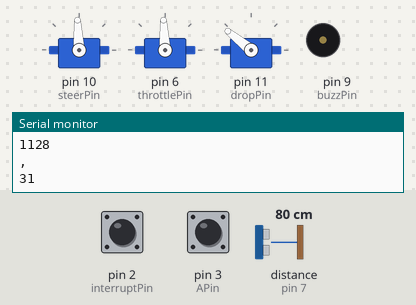
Simulated run of this sketch. Board: Arduino Uno, built with avr-gcc and run on an emulated ATmega328P. Shown: 3 × servo, buzzer (waves = sounding, pin HIGH), the last lines printed to the serial monitor. Wiring (inferred from the names in the program): ultrasonic range finder: trigger pin 4; echo pin 7. The test bench sets the inputs (shaded band); at power-on: pin 2 (interruptPin) HIGH, distance to the obstacle (sensor on pin 7) 80 cm, pin 3 (APin) HIGH. The echo pulse lasts 58.3 µs per cm; pins used as bus, display or sensor lines are not drawn.

Above: at 1.2 s.
1.3 s: pin 2 (interruptPin) pulled LOW for 0.15 s
At 2.4 s:
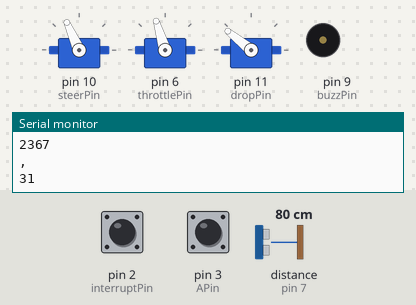
2.9 s: distance to the obstacle (sensor on pin 7) set to 2 cm
At 3.6 s:
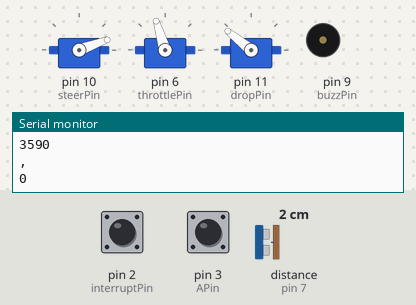
4.4 s: distance to the obstacle (sensor on pin 7) set to 18 cm
At 4.8 s:
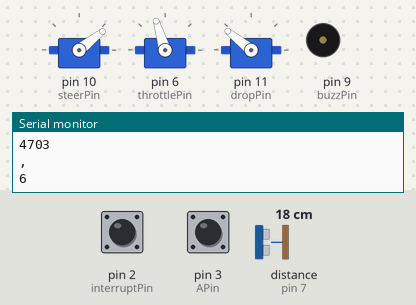
7.4 s: pin 2 (interruptPin) pulled LOW for 1 s
At 8.1 s:
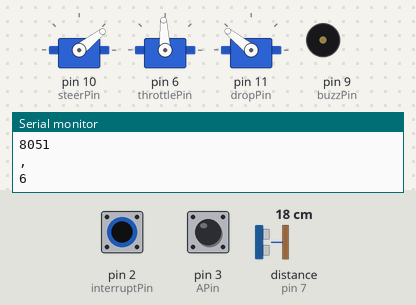
9.9 s: pin 2 (interruptPin) pulled LOW for 3.2 s
At 9.99 s:
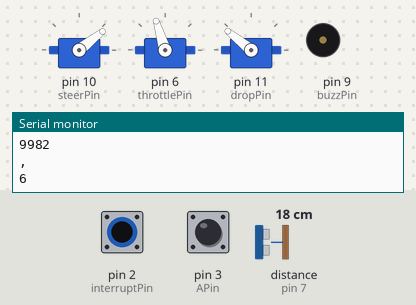
14.6 s: distance to the obstacle (sensor on pin 7) set to 60 cm
At 14.9 s:
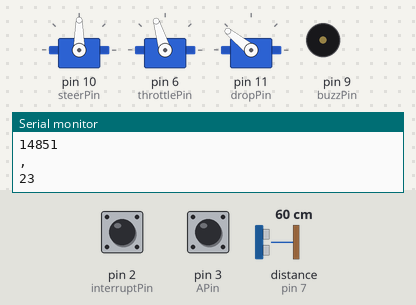
Timing chart, 0 to 17.1 s (numbered marks = the images above; inputs shaded):
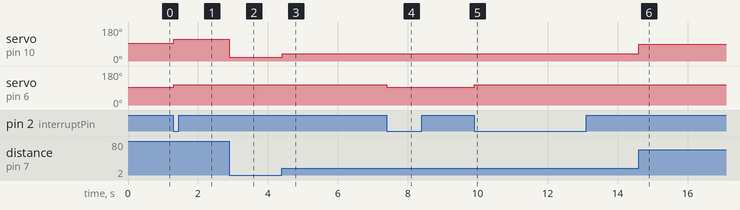

The sketch:

Project3Final-1.ino
```cpp
#include <Servo.h>
Servo steer;  // create servo object to control a servo
Servo throttle;
const int speedCount = 1650; //speed of throttle in ms

Servo drop;
//open and closed positions for the ball drop switch
const int openPos = 1000;
const int closePos = 2000;

// Define PINS
const int interruptPin = 2; //input
const int steerPin = 10; //output
const int throttlePin = 6; //output
const int dropPin = 11; //output
const int buzzPin = 9; //PWM output
//encoder pins
const int APin = 3; //must be an interrupt pin 2 or 3
const int BPin = 8;
//ultrasonic sensor pins
const int trigPin = 4;
const int echoPin = 7; //digital input

// Define PROPORTIONAL CONTROL variables
const float setpointDist = 24.0;
const float K_p = 1.5; //proportional gain constant

// Define INTERRUPT variables
volatile int valA;
volatile int valB;
volatile int lastStateA;


// Define ENCODER variables
int posi = 0; //experimentally determined: 700 posi= 1 meter
int distanceTraveled;

// Define condition variables
bool isSafe = true; // robot isSafe?
bool notDropped = true; // is ball notDropped?
bool isDone = false; // isDone with mission?

// Define DATA LOGGING variables
unsigned long sampleTime = 100; //time between samples
unsigned long lastTime;
unsigned long startTime;
unsigned long stopTime = 60000; //Stop after 4 seconds of logging (20 ms of slack)

//variables for timer implementations
const int delayTime = 300;
long currentTime;

void setup() {
  Serial.begin(115200);

  //Record Data
  //Mark the start of the actual log file
  Serial.println("**** Start of Log ****");
  //Let's print a header
  Serial.println("Time (ms), A0 Value");
  startTime = millis();
  lastTime = millis(); //Get the current time after void setup() is complete

  // Setup Interrupt Protocols
  attachInterrupt(digitalPinToInterrupt(interruptPin), buttonPress, FALLING);
  attachInterrupt(digitalPinToInterrupt(APin), readEncoder, CHANGE);

  // Setup all pins
  steer.attach(steerPin);
  throttle.attach(throttlePin);
  pinMode(throttlePin, OUTPUT);
  pinMode(steerPin, OUTPUT);
  steer.writeMicroseconds(1500);    //starts steer off at neutral
  throttle.writeMicroseconds(1500); //starts throttle off at neutral
  drop.attach(dropPin);
  pinMode(dropPin, OUTPUT);
  drop.writeMicroseconds(closePos); //starts drop switch off at neutral
  pinMode(APin, INPUT);
  pinMode(BPin, INPUT);
  pinMode(trigPin, OUTPUT);
  pinMode(echoPin, INPUT);
  pinMode(buzzPin,OUTPUT);

  lastStateA = digitalRead(APin); //last state of A, used for encoder
}// end setup()


void loop() {
  //  ===================== Calculate Proportionally-Adjusted Error =====================
  int inchesToWall = returnInches();
  int inchError = returnError(inchesToWall);
  int countError = K_p * map(inchError, 0, 24, 0, -500); //MAPS ERROR COUNT TO HOW MUCH THE STEER SERVO SHOULD TURN TO COMPENSATE FOR ERROR, then multiplies by K (PID)

  // ===================== Log Data =====================
  // Every sampleTime milliseconds, call the dataLog function to
  // send the current time and A0 ADC value to the Logomatic
  // (Note, I attached A0 to 3.3V on the Arduino simply to have data to log
  // you don't have to attach anything to A0, the Arduino will just log random readings from A0
  unsigned long timeNow = millis();
  if ((timeNow - lastTime) > sampleTime) {
    dataLog(timeNow, inchesToWall);
    lastTime = timeNow;
  }
  if ((millis() - startTime) > stopTime) {
    //Serial.println("loop forever");
    while (1) {} //Loop Forever. Press reset to run the program again.

    //Press the Stop button on the logomatic v2 to write the Logomatics receive buffer to the SD card
  }

 // ===================== Run Robot =====================
  if (!isSafe) {

    if (distanceTraveled <= 264 ) { //Not yet done with mission (264 inches = 22 feet)

      if (distanceTraveled % 36 == 0 & distanceTraveled != 0 ) { //every 36 inches or 3 feet, stop and drop ball
        throttle.writeMicroseconds(1500); //stop to drop ball
        dropBall();
        long currentTime2 = millis();
        while (millis() - currentTime <= delayTime) { //the more precise the units of distanceTraveled are, the less this delay can be (currently 300 ms)
          throttle.writeMicroseconds(speedCount); //Tell it to keep moving so that it wont be stuck in this if-loop dropping balls
        }
      }

      else { // Move forward
        throttle.writeMicroseconds(speedCount);
        steer.writeMicroseconds( 1500 + (countError) ); //ADJUSTS STEER USING countError and gain constant
        // Serial.println("Running");
      }
    }

    else {// Done with mission, buzzer sounds
      throttle.writeMicroseconds(1500);
      if (!isDone) {
        playTone();
        noTone(buzzPin);
        isDone = true;
      }
      else {  // Buzzer finished sounding
        //Serial.println("done");
      }
    }

  }// end !ifSafe

  else { // In safe mode, don't move
    throttle.writeMicroseconds(1500);
    drop.writeMicroseconds(closePos);
  }

}//end loooooooooooop ======================================================


//ISR Function for encoder
void readEncoder() {
  valB = digitalRead(BPin);
  valA = digitalRead(APin);
  if ( valA != lastStateA) {
    if (digitalRead(BPin) != valA) {
      posi++;
    }
    else {
      posi--;
    }
  }
  lastStateA = valA;
  distanceTraveled = posi / 213.3599 * 12.0 ; //converts posi to inches
}

//ISR Function for button
void buttonPress() {
  isSafe = !isSafe;
}

long microsecondsToInches(long microseconds) { //using the speed of sound and the time elapsed before echo pin picks up the trigger ping, calculate distance traveled
  return microseconds / 74 / 2;
}

int returnInches() {
  digitalWrite(trigPin, LOW);
  delayMicroseconds(2);
  digitalWrite(trigPin, HIGH); //trigger pin 1 sends signal
  delayMicroseconds(2);
  digitalWrite(trigPin, LOW); //trigger pin 1 is off
  int distance = pulseIn(echoPin, HIGH); //function returns the time it took for signal to come back
  int inches = microsecondsToInches(distance);
  return inches;
}

int returnError(int currentDist) {
  int error = (setpointDist - currentDist);
  return error;
}

void dataLog(unsigned long logTime, int data) {
  Serial.println(logTime);
  Serial.println(',');
  Serial.println(data);
}

void playTone() {
  for (int i = 0; i <= 3; i++) {
    tone(buzzPin, 2000);
    delay(300);
    tone(buzzPin, 1000);
    delay(300);
    tone(buzzPin, 1500);
    delay(300);
    tone(buzzPin, 2000);
    delay(300);
    tone(buzzPin, 1000);
    delay(300);
  }
}

void dropBall() {
  long currentTime3 = millis();
  while (millis() - currentTime3 <= delayTime) {
    drop.writeMicroseconds(openPos);
  }
  long currentTime4 = millis();
  while (millis() - currentTime4 <= delayTime) {
    drop.writeMicroseconds(closePos);
  }
}
```

Measured:
- after the input at 1.3 s, servo on pin 10 (steerPin): 93° → 114° at once; servo on pin 6 (throttlePin): 93° → 107° at once
- after the input at 2.9 s, servo on pin 10 (steerPin): 114° → 20° at once
- after the input at 4.4 s, servo on pin 10 (steerPin): 20° → 38° at once
- after the input at 7.4 s, servo on pin 6 (throttlePin): 107° → 93° at once
- after the input at 9.9 s, servo on pin 6 (throttlePin): 93° → 107° at once
- after the input at 14.6 s, servo on pin 10 (steerPin): 38° → 90° at once
